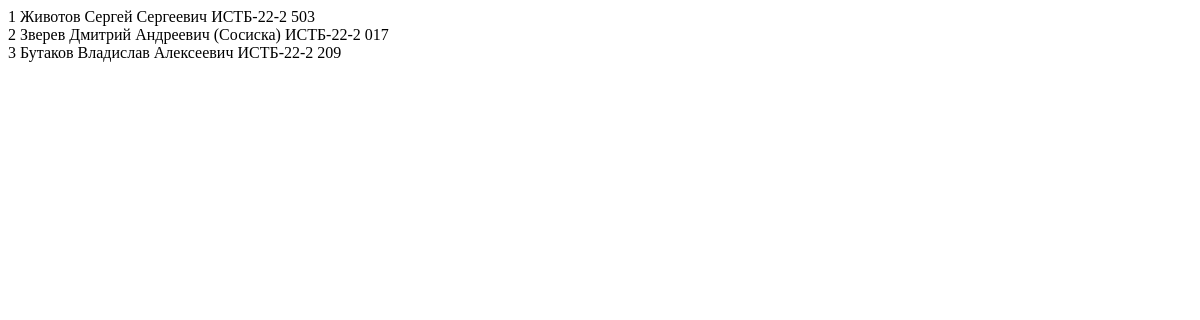
/, run on an earlier commit of the app's database.
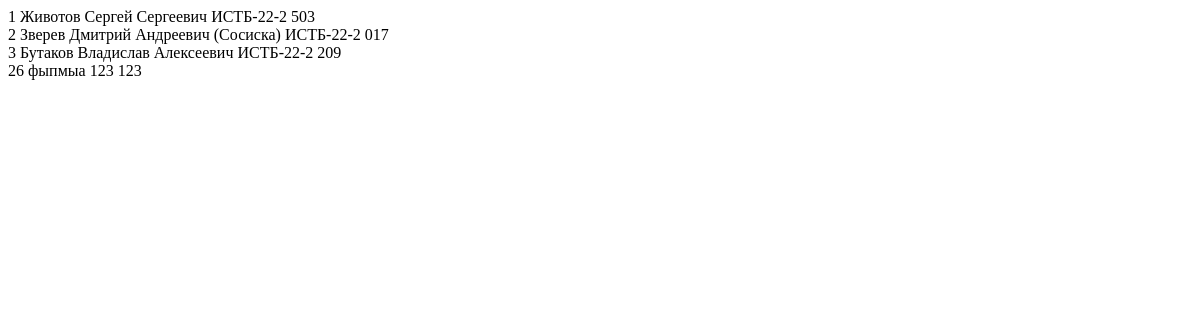
And on a later commit of the database.
### studentDormitory/models.py (models this page shows, shortened)
class Student(models.Model):
	name = models.TextField("ФИО")
	group = models.TextField("Группа", default="ИСТБ-22-2")
	room = models.ForeignKey("Room", on_delete=models.CASCADE, null=True)
	picture = models.ImageField("Изображение", null=True, upload_to="students")
	user = models.ForeignKey('auth.User', verbose_name="Пользователь", on_delete=models.CASCADE, null=True)
	class Meta:
		verbose_name = "Студент"
		verbose_name_plural = "Студенты"

class Room(models.Model):
	number = models.TextField("Номер комнаты")
	user = models.ForeignKey('auth.User', verbose_name="Пользователь", on_delete=models.CASCADE, null=True)
	class Meta:
			verbose_name = "Комната"
			verbose_name_plural = "Комнаты"
	def __str__(self) -> str:
		return self.number

### studentDormitory/views.py (the view)
# urls.py: path('', views.ShowStudentsDormitoryView.as_view()),
class ShowStudentsDormitoryView(TemplateView):
	template_name = "studentsDormitory/show_dormitory.html"
	def get_context_data(self, **kwargs: Any) -> dict[str, Any]:
		context = super().get_context_data(**kwargs)
		context['students'] = Student.objects.all()
		return context

### templates/studentsDormitory/show_dormitory.html (shortened to what this page needs)
<!DOCTYPE html>
<html lang="en">
<head>
</head>
<body>
	{% for s in students %}
	{{ s.id }} {{s.name}} {{s.group}} {{s.room}}</br>
	{% endfor %}
</body>
</html>

What changed in the data, as far as the page shows it:
added Student: id "26", name "фыпмыа", group "123", room "123"
